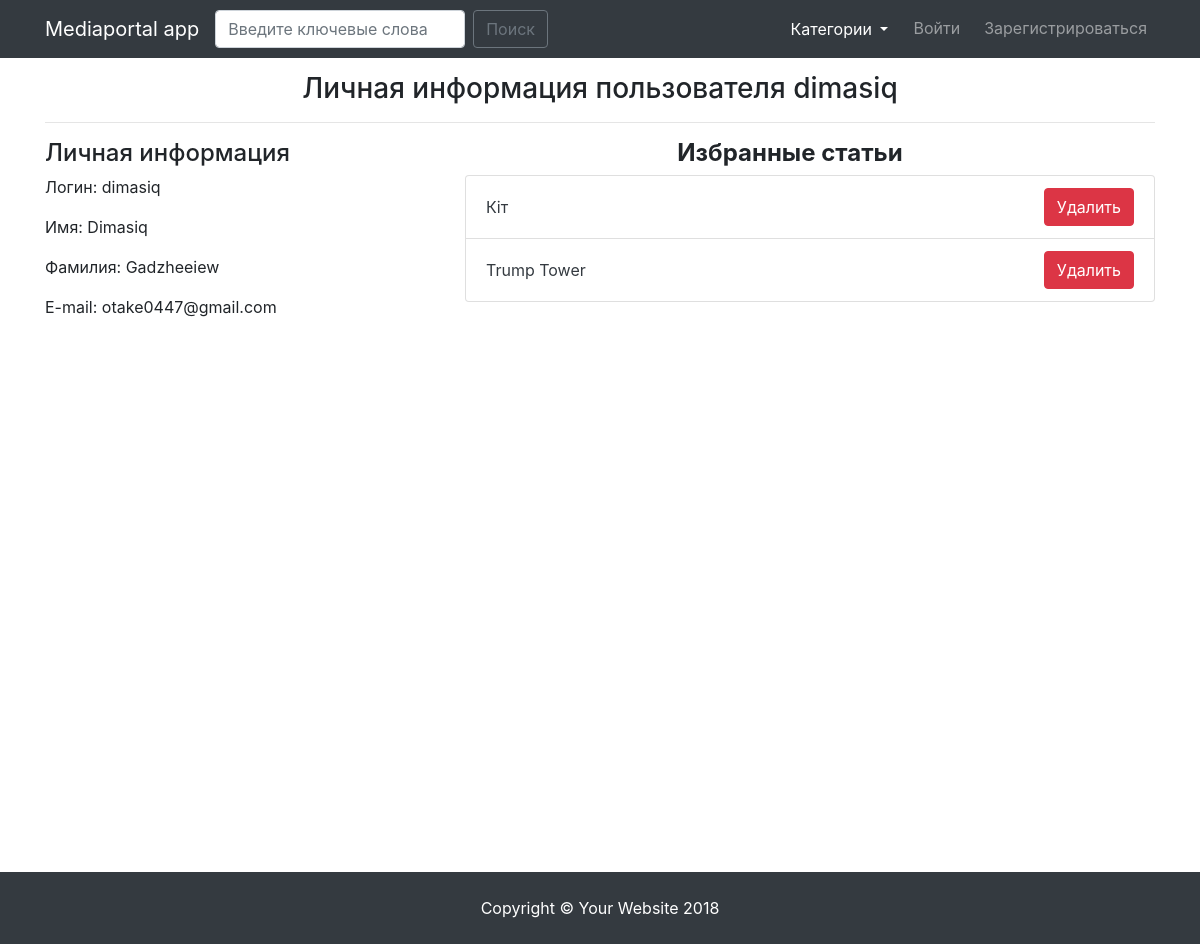
Screenshot of /user_account/dimasiq/ with the database file from the repository.
### mediaportalapp/models.py (models this page shows, shortened)
class UserAccount(models.Model):
    user = models.OneToOneField(
        settings.AUTH_USER_MODEL,
        on_delete=models.CASCADE
    )
    first_name = models.CharField(max_length=100)
    last_name = models.CharField(max_length=100)
    email = models.EmailField()
    fav_articles = models.ManyToManyField(Article, blank=True)

class Article(models.Model):
    category = models.ForeignKey(
        Category,
        on_delete=models.CASCADE
    )
    title = models.CharField(max_length=120)
    slug = models.SlugField()
    image = models.ImageField(upload_to=generate_filename)
    content = models.TextField()
    likes = models.PositiveIntegerField(default=0)
    dislikes = models.PositiveIntegerField(default=0)
    comments = GenericRelation('comments')
    users_reaction = models.ManyToManyField(settings.AUTH_USER_MODEL, blank=True)
    def get_absolute_url(self):
        return reverse('article_detail', kwargs={'category': self.category.slug, 'slug': self.slug})

### mediaportalapp/views.py (the view)
# urls.py: path('user_account/<user>/', UserAccountView.as_view(), name='account_view'),
class UserAccountView(View, CategoryAndArticlesListMixin):
    template_name = 'user_account.html'
    def get(self, request, *args, **kwargs):
        user = self.kwargs.get('user')
        categories = Category.objects.all()
        current_user = UserAccount.objects.get(user=User.objects.get(username=user))
        context = {
            'current_user': current_user,
            'categories': categories
        }
        return render(self.request, self.template_name, context)

### mediaportalapp/models.py (called while the page is built)
    def get_absolute_url(self):
        return reverse('category_detail', kwargs={'slug': self.slug})

### mediaportalapp/templates/user_account.html (shortened to what this page needs)
{% extends "index.html" %}
{% block content %}
<div class="container" style="min-height: 100vh">
    <h3 class="text-center mt-3">Личная информация пользователя {{ current_user.user }}</h3>
    <hr>
    <div class="row">
        <div class="col-sm-4">
            <h4>Личная информация</h4>
            <p>Логин: {{ current_user.user }}</p>
            <p>Имя: {{ current_user.first_name }}</p>
            <p>Фамилия: {{ current_user.last_name }}</p>
            <p>E-mail: {{ current_user.email }}</p>
        </div>
        <div class="col-sm-8">
            <h4 class="text-center"><strong>Избранные статьи</strong></h4>
            <ul class="button-group">
                {% for article in current_user.fav_articles.all %}
                <li class="list-group-item list_{{ article.slug }}">
                    <div class="d-flex justify-content-between align-items-center">
                        <a href="{{ article.get_absolute_url }}" style="text-decoration: none" class="text-dark">{{ article.title }}</a>
                        <a class="article_remove" data-slug="{{ article.slug }}" href=""><button class="btn btn-danger">Удалить</button></a>
                    </div>
                </li>
                {% endfor %}
            </ul>
        </div>
    </div>
</div>
{% endblock content %}

### static_dev/css/4-col-portfolio.css (style rules this page uses)
body { padding-top: 54px; }
@media (min-width: 992px) { body { padding-top: 56px; } }

### rows the page displays
UserAccount: user "dimasiq", first_name "Dimasiq", last_name "Gadzheeiew", email "otake0447@gmail.com"
Article: title "Кiт"
Article: title "Trump Tower"
